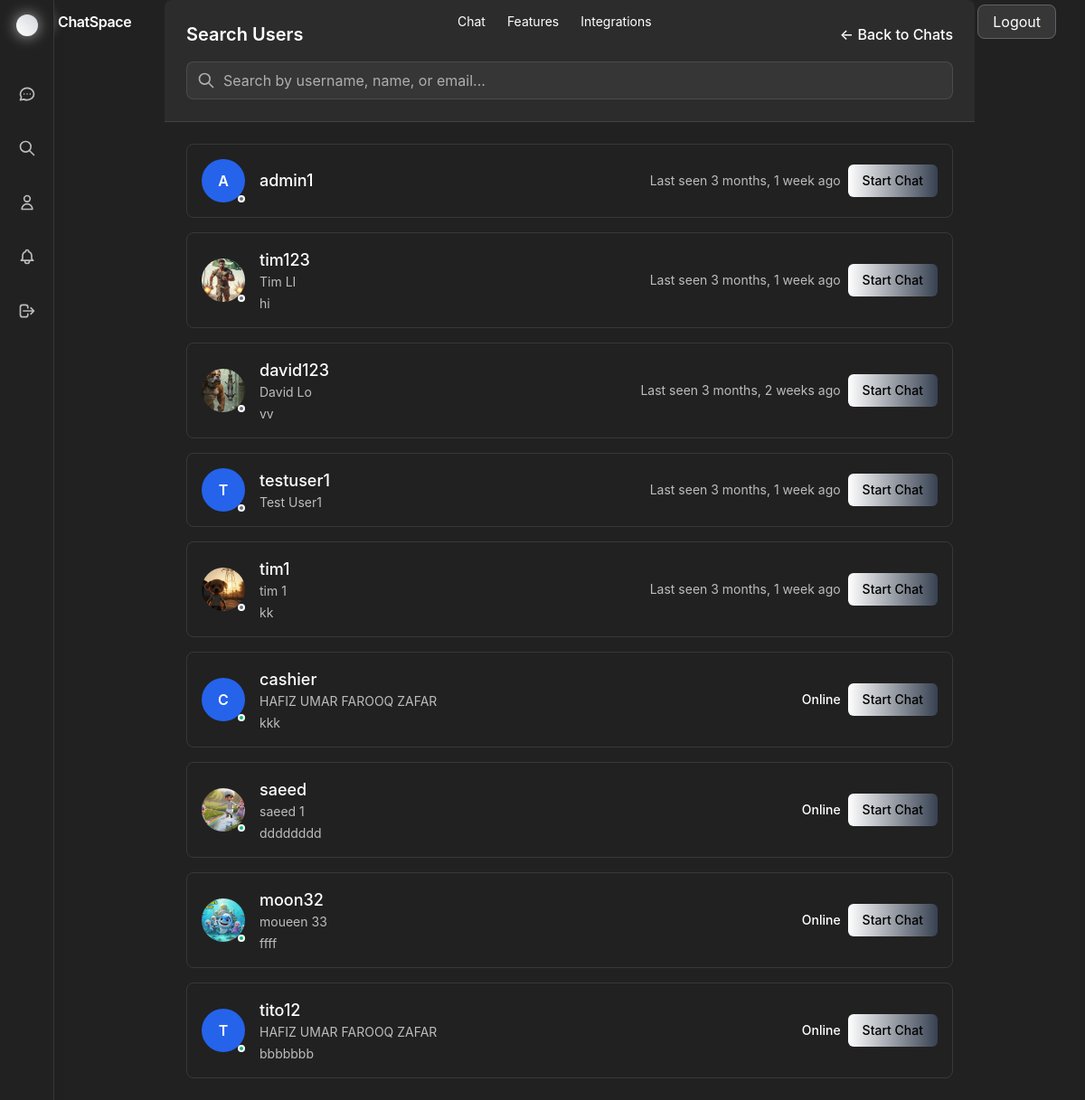
The page /search/ (signed in) on the database as committed earlier.
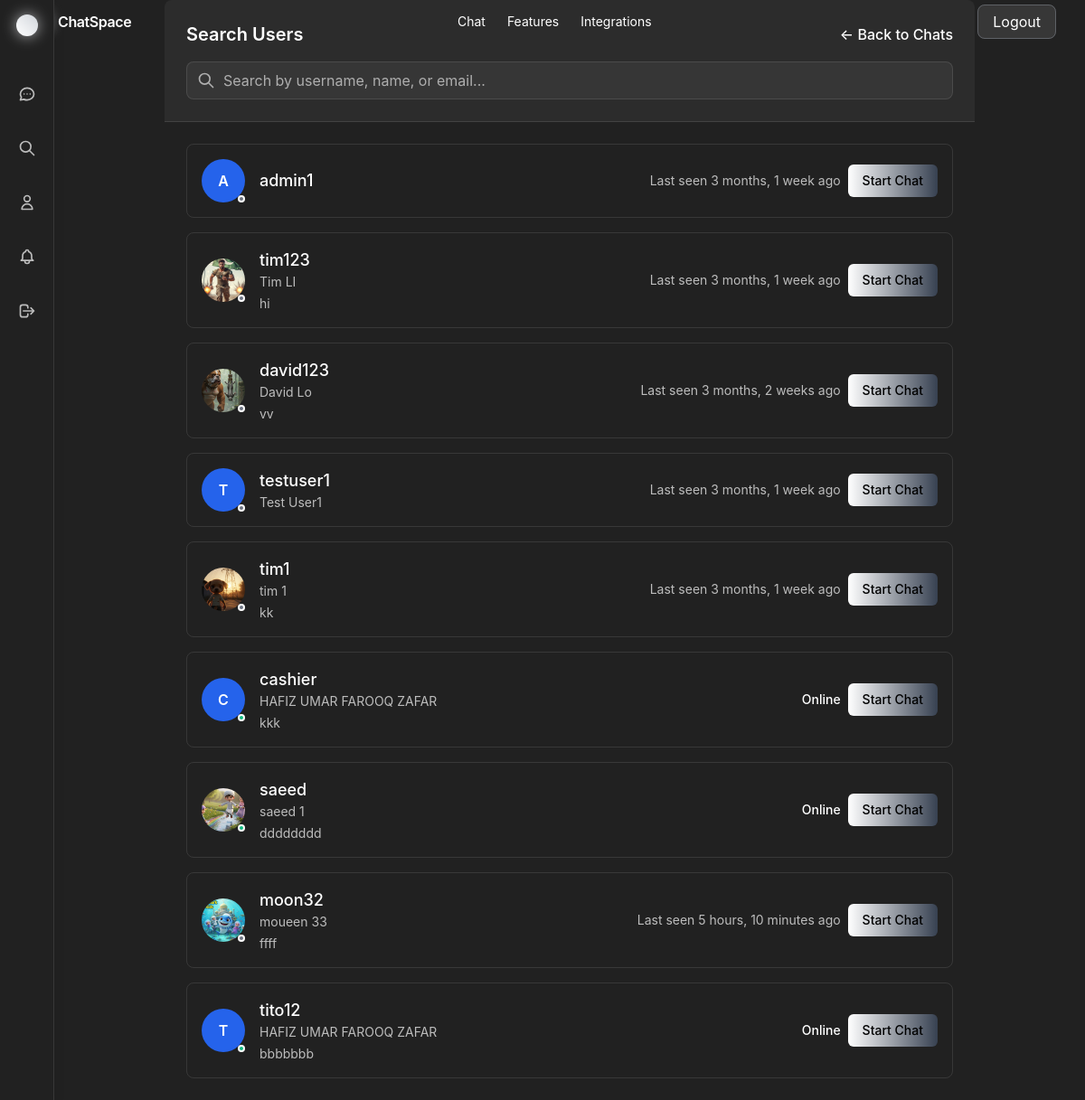
The same page on the database as committed later.
### app1/models.py (models this page shows, shortened)
class User(AbstractUser):
    id = models.UUIDField(primary_key=True, default=uuid.uuid4, editable=False)
    phone_number = models.CharField(max_length=15, unique=True, blank=True, null=True)
    profile_picture = models.ImageField(upload_to='profile_pictures/', blank=True, null=True)
    bio = models.TextField(max_length=500, blank=True)
    is_online = models.BooleanField(default=False)
    last_seen = models.DateTimeField(default=timezone.now)
    created_at = models.DateTimeField(auto_now_add=True)
    updated_at = models.DateTimeField(auto_now=True)
    class Meta:
        db_table = 'users'

### app1/views.py (the view)
# urls.py: path('search/', views.search_users, name='search_users'),
@login_required
def search_users(request):
    query = request.GET.get('q', '')
    if query:
        users = User.objects.filter(
            Q(username__icontains=query) |
            Q(first_name__icontains=query) |
            Q(last_name__icontains=query) |
            Q(email__icontains=query)
        ).exclude(id=request.user.id)[:10]
    else:
        users = User.objects.exclude(id=request.user.id)[:10]
    return render(request, 'app1/search_users.html', {'users': users, 'query': query})

### app1/context_processors.py (called while the page is built)
def notifications_context(request):
    if request.user.is_authenticated:
        return {
            'notifications': Notification.objects.filter(user=request.user).order_by('-created_at')[:10]
        }
    return {}

### app1/templates/app1/search_users.html (shortened to what the changed rows need)
{% extends 'app1/base.html' %}
{% block content %}
<div class="max-w-4xl mx-auto">
    <div class="rounded-lg overflow-hidden glass">
        <div class="p-6 bg-white/5 border-b border-white/10">
            <div class="flex items-center justify-between">
                <h2 class="text-xl font-semibold text-white">Search Users</h2>
            </div>
        </div>
        <div class="p-6">
            {% if users %}
                <div class="space-y-4">
                    {% for user in users %}
                    <div class="flex items-center justify-between p-4 border border-white/10 rounded-lg hover:bg-white/5">
                        <div class="flex items-center space-x-4">
                            <div class="relative">
                                {% if user.profile_picture %}
                                    <img src="{{ user.profile_picture.url }}" alt="{{ user.username }}" class="w-12 h-12 rounded-full object-cover">
                                {% else %}
                                    <div class="w-12 h-12 bg-blue-600 rounded-full flex items-center justify-center text-white font-semibold">
                                        {{ user.username|first|upper }}
                                    </div>
                                {% endif %}
                                {% if user.is_online %}
                                    <div class="online-indicator"></div>
                                {% else %}
                                    <div class="offline-indicator"></div>
                                {% endif %}
                            </div>
                            <div>
                                <h3 class="text-lg font-medium text-white">{{ user.username }}</h3>
                                <p class="text-sm text-white/70">
                                    {% if user.first_name or user.last_name %}
                                        {{ user.first_name }} {{ user.last_name }}
                                    {% else %}
                                        {{ user.email }}
                                    {% endif %}
                                </p>
                                {% if user.bio %}
                                    <p class="text-sm text-white/70 mt-1">{{ user.bio|truncatechars:100 }}</p>
                                {% endif %}
                            </div>
                        </div>
                        <div class="flex items-center space-x-2">
                            <div class="text-sm text-white/70">
                                {% if user.is_online %}
                                    <span class="text-white font-medium">Online</span>
                                {% else %}
                                    Last seen {{ user.last_seen|timesince }} ago
                                {% endif %}
                            </div>
                            <a href="{% url 'create_chat' user.id %}"
                               class="px-4 py-2 bg-gradient-to-r from-white to-gray-700 hover:from-white hover:to-gray-600 text-black text-sm font-medium rounded-md">
                                Start Chat
                            </a>
                        </div>
                    </div>
                    {% endfor %}
                </div>
            {% endif %}
        </div>
    </div>
</div>
{% endblock %}

Rows that differ between the two databases and show on the page:
changed User "moon32": last_seen (not shown) → "5 hours, 10 minutes"; is_online "Online" → "Last seen ago"
